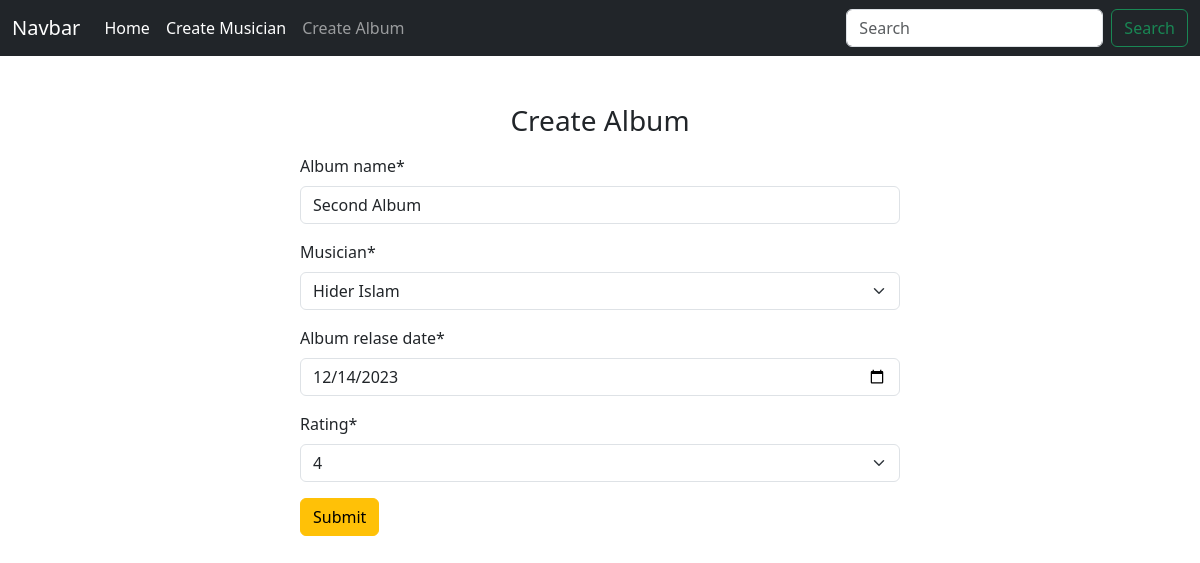
The app's page /album/edit/6 with its own data.
### album/models.py (models this page shows, shortened)
class AlbumModel(models.Model):
    album_name = models.CharField(max_length=50)
    musician = models.ForeignKey(MusicianModel, on_delete=models.CASCADE)
    album_relase_date = models.DateField()
    RATING_CHOICES = [(1, '1'),(2, '2'),(3, '3'),(4, '4'),(5, '5'),
    ]
    rating = models.IntegerField(choices=RATING_CHOICES)

### album/views.py (the view)
# urls.py: path('edit/<int:id>', views.edit_album, name='edit_album'),
def edit_album(request, id):
    album = AlbumModel.objects.get(pk=id)
    album_form= AlbumForm(instance=album)
    if request.method == 'POST':
       album_form = AlbumForm(request.POST, instance= album)
       if album_form.is_valid():
            album_form.save()
            return redirect('home')
    return render(request, 'add_album.html',{'form':album_form})

### album/forms.py
class AlbumForm(forms.ModelForm):
    class Meta:
        model = AlbumModel
        fields = '__all__'
        widgets={
            'album_relase_date':forms.DateInput(attrs={'type':'date'})
        }

### musician/models.py (called while the page is built)
    def __str__(self):
        return self.first_name +' '+ self.last_name

### album/templates/add_album.html (shortened to what this page needs)
{% extends "base.html" %}
{% block content %}
  {% load crispy_forms_tags %}
   <form method="post" class="w-50 m-auto pt-5">
       <h3 class="text-center mb-3">Create Album</h3>
      {{form | crispy}}
      <button class="btn btn-warning">Submit</button>
   </form>
{% endblock  %}

### records on screen
AlbumModel: album_name "Second Album", musician "Hider Islam", album_relase_date "12/14/2023", rating "4"
